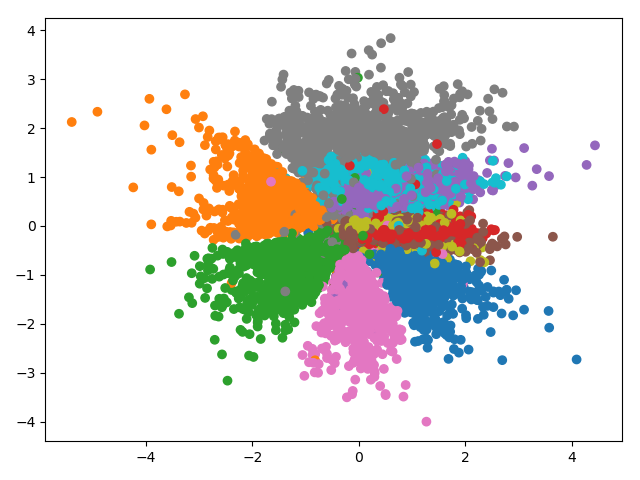

The script that drew this image:
#!/usr/bin/env python
# -*- coding: utf-8 -*-
# File: mnist-convnet.py

import tensorflow as tf

import matplotlib.pyplot as plt
from tensorpack import *
from tensorpack.dataflow import dataset
from tensorpack.tfutils import summary
import numpy as np
from tqdm import tqdm
from tensorpack.tfutils.tower import TowerContext, TowerFuncWrapper

"""
MNIST ConvNet example.
about 0.6% validation error after 30 epochs.
"""

IMAGE_SIZE = 28
colors = np.array(['tab:blue', 'tab:orange', 'tab:green', 'tab:red', 'tab:purple', 'tab:brown', 'tab:pink', 'tab:gray', 'tab:olive', 'tab:cyan'])


class Model(ModelDesc):
    def inputs(self):
        """
        Define all the inputs (with type, shape, name) that the graph will need.
        """
        return [tf.placeholder(tf.float32, (None, IMAGE_SIZE, IMAGE_SIZE), 'input'),
                tf.placeholder(tf.int32, (None,), 'label')]

    def f(self, sample):
        with tf.variable_scope('f', reuse=tf.AUTO_REUSE):
            x = FullyConnected('fc1', sample, 1000, activation=tf.nn.relu)
            x = FullyConnected('fc2', x, 1000, activation=tf.nn.relu)
            val = FullyConnected('fc3', x, 1, activation=None)
        return val

    def build_graph(self, image, label):
        """This function should build the model which takes the input variables
        and return cost at the end"""

        # In tensorflow, inputs to convolution function are assumed to be
        # NHWC. Add a single channel here.
        image = tf.layers.flatten(image)
        # image = image * 2 - 1   # center the pixels values at zero
        # The context manager `argscope` sets the default option for all the layers under
        # this context. Here we use 32 channel convolution with shape 3x3
        with tf.variable_scope('encoder'):
            x = FullyConnected('fc1', image, 1000, activation=tf.nn.relu)
            x = FullyConnected('fc2', x, 1000, activation=tf.nn.relu)
            mu = tf.identity(FullyConnected('fc_mu', x, 2, activation=None), 'mu')
            logvar = FullyConnected('fc_var', x, 2, activation=None)

        eps = tf.random_normal((tf.shape(x)[0], 2))
        z = tf.identity(eps * tf.exp(0.5 * logvar) + mu, name='z')

        z_real = tf.random_normal((tf.shape(x)[0], 2))
        self.f_loss = tf.reduce_mean(-tf.reduce_sum(self.f(z_real) - self.f(z), -1), name='f_loss')
        self.g_loss = tf.reduce_mean(tf.reduce_sum(-self.f(z), -1), name='g_loss')

        z_interp = z + tf.random_uniform((tf.shape(x)[0], 1)) * (z_real - z)
        gradient_f = tf.gradients(self.f(z_interp), [z_interp])[0]
        gp_loss = tf.reduce_mean(tf.maximum(tf.norm(gradient_f, axis=-1) - 1, 0) ** 2, name='gp_loss')

        self.f_vars = tf.get_collection(tf.GraphKeys.TRAINABLE_VARIABLES, 'f')
        self.g_vars = tf.get_collection(tf.GraphKeys.TRAINABLE_VARIABLES, 'encoder')

        with tf.variable_scope('decoder'):
            x = FullyConnected('fc1', z, 1000, activation=tf.nn.relu)
            x = FullyConnected('fc2', x, 1000, activation=tf.nn.relu)
            rec = tf.identity(FullyConnected('fc_rec', x, IMAGE_SIZE * IMAGE_SIZE, activation=tf.nn.sigmoid), 'rec')

        kl_loss = -tf.reduce_sum(1 + logvar - mu * mu - tf.exp(logvar), -1)
        kl_loss = tf.reduce_mean(kl_loss, name='kl_loss')

        rec_loss = tf.reduce_mean(tf.reduce_sum(tf.square(rec - image), -1), name='rec_loss')
        # total_cost = rec_loss + kl_loss
        total_cost = rec_loss + gp_loss

        summary.add_moving_summary(rec_loss, kl_loss, self.f_loss, self.g_loss, gp_loss)

        # monitor histogram of all weight (of conv and fc layers) in tensorboard
        summary.add_param_summary(('.*/W', ['histogram', 'rms']))
        # the function should return the total cost to be optimized
        return total_cost

    def optimizer(self):
        lr = tf.get_variable('learning_rate', initializer=1e-3, trainable=False)
        # lr = tf.train.MomentumOptimizer(lr, 0.9)
        # This will also put the summary in tensorboard, stat.json and print in terminal,
        # but this time without moving average
        tf.summary.scalar('lr', lr)
        return tf.train.AdamOptimizer(lr)


class WGANTrainer(TowerTrainer):
    """ A GAN trainer which runs two optimization ops with a certain ratio."""
    def __init__(self, input, model, f_period=1, g_period=1):
        """
        Args:
            d_period(int): period of each d_opt run
            g_period(int): period of each g_opt run
        """
        super(WGANTrainer, self).__init__()
        self._f_period = int(f_period)
        self._g_period = int(g_period)
        assert min(f_period, g_period) == 1

        # Setup input
        cbs = input.setup(model.get_inputs_desc())
        self.register_callback(cbs)

        # Build the graph
        self.tower_func = TowerFuncWrapper(model.build_graph, model.get_inputs_desc())
        with TowerContext('', is_training=True):
            self.normal_loss = self.tower_func(*input.get_input_tensors())

        opt = model.get_optimizer()
        with tf.name_scope('optimize'):
            self.f_min = opt.minimize(
                model.f_loss, var_list=model.f_vars, name='f_min')
            self.g_min = opt.minimize(
                model.g_loss, var_list=model.g_vars, name='g_min')
            self.min = opt.minimize(self.normal_loss, name='min')

    def run_step(self):
        # Define the training iteration
        if self.global_step % (self._f_period) == 0:
            self.hooked_sess.run(self.f_min)
        if self.global_step % (self._g_period) == 0:
            self.hooked_sess.run(self.g_min)
        self.hooked_sess.run(self.min)


def get_data():
    train = BatchData(dataset.Mnist('train'), 128)
    test = BatchData(dataset.Mnist('test'), 256, remainder=True)

    train = PrintData(train)

    return train, test


class Evaluator(Callback):
    def __init__(self, dataset):
        dataset.reset_state()
        self.dataset = dataset
        # self.dataset = iter(dataset)

    def _setup_graph(self):
        self.encoder = self.trainer.get_predictor(['input'], ['encoder/mu'])
        self.decoder = self.trainer.get_predictor(['z'], ['decoder/rec'])

    def _trigger_epoch(self):
        zs = []
        labels = []
        for data in tqdm(self.dataset):
            img, label = data
            z = self.encoder(img[None, ...])[0][0]
            zs.append(z)
            labels.append(label)
        zs = np.asarray(zs)
        labels = np.asarray(labels)
        plt.scatter(zs[:, 0], zs[:, 1], c=colors[labels])
        plt.show()
        # idx = np.random.randint(len(self.dataset))
        # fig = plt.figure()
        # img = next(self.dataset)[0]
        # fig.add_subplot(2, 1, 1)
        # plt.imshow(img)
        # rec = self.decoder(self.encoder(img[None, ...])[0])[0][0].reshape((IMAGE_SIZE, IMAGE_SIZE))
        # fig.add_subplot(2, 1, 2)
        # plt.imshow(rec)
        # plt.show()


if __name__ == '__main__':
    # automatically setup the directory train_log/mnist-convnet for logging
    logger.auto_set_dir()

    dataset_train, dataset_test = get_data()

    evaluator = Evaluator(dataset.Mnist('test'))

    # How many iterations you want in each epoch.
    # This len(data) is the default value.
    steps_per_epoch = len(dataset_train)
    model = Model()
    # get the config which contains everything necessary in a training
    # config = TrainConfig(
    #     model=model,
    #     # The input source for training. FeedInput is slow, this is just for demo purpose.
    #     # In practice it's best to use QueueInput or others. See tutorials for details.
    #     data=FeedInput(dataset_train),
    #     callbacks=[
    #         ScheduledHyperParamSetter('learning_rate', [(50, 1e-3), (500, 1e-4)]),
    #         ModelSaver(),   # save the model after every epoch
    #         evaluator,
    #         InferenceRunner(    # run inference(for validation) after every epoch
    #             dataset_test,   # the DataFlow instance used for validation
    #             ScalarStats(    # produce `val_accuracy` and `val_cross_entropy_loss`
    #                 ['kl_loss', 'rec_loss'], prefix='val')),
    #         # MaxSaver has to come after InferenceRunner
    #         MaxSaver('val_accuracy'),  # save the model with highest accuracy
    #     ],
    #     steps_per_epoch=steps_per_epoch,
    #     max_epoch=100,
    # )
    trainer = WGANTrainer(FeedInput(dataset_train), model)
    trainer.train_with_defaults(
        callbacks=[
            ScheduledHyperParamSetter('learning_rate', [(50, 1e-3), (500, 1e-4)]),
            ModelSaver(),  # save the model after every epoch
            evaluator,
            InferenceRunner(  # run inference(for validation) after every epoch
                dataset_test,  # the DataFlow instance used for validation
                ScalarStats(  # produce `val_accuracy` and `val_cross_entropy_loss`
                    ['kl_loss', 'rec_loss'], prefix='val')),
            # MaxSaver has to come after InferenceRunner
            MaxSaver('val_accuracy'),  # save the model with highest accuracy
        ],
        steps_per_epoch=steps_per_epoch,
        max_epoch=100,
    )
    # launch_train_with_config(config, WGANTrainer(FeedInput(dataset_train), model))
